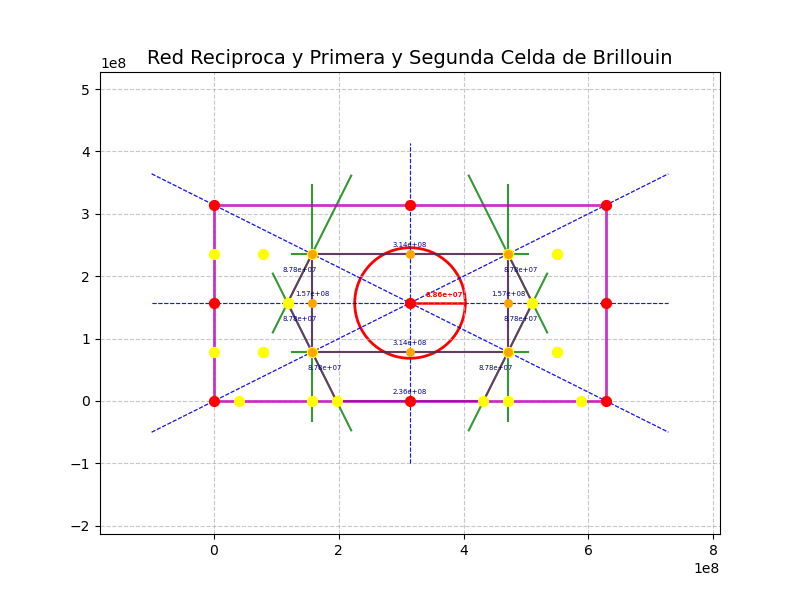

Reproduce this figure in Python.
import matplotlib.pyplot as plt
import matplotlib.patches as patches
import numpy as np
from decimal import Decimal
import os

os.system('clear')

class Point:
    def __init__(self, x: Decimal, y: Decimal) -> None:
        self.x = x
        self.y = y

    def __eq__(self, other) -> bool:
        if not isinstance(other, Point):
            raise TypeError(f"unsupported operand type(s) for ==: 'Point' and '{other.__class__.__name__}'")
        return (self.x == other.x) and (self.y == other.y)

    def __add__(self, other):
        if not isinstance(other, Point):
            raise TypeError(f"unsupported operand type(s) for +:'Point' and '{other.__class__.__name__}'")
        return Point(self.x + other.x, self.y + other.y)
    
    def __truediv__(self, other):
        return Point(self.x / other, self.y / other)

    def __div__(self, other):
        return Point(self.x / other, self.y / other)
    
    def __sub__(self, other):
        if not isinstance(other, Point):
            raise TypeError(f"unsupported operand type(s) for +:'Point' and '{other.__class__.__name__}'")
        return Point(self.x - other.x, self.y - other.y)
    
    def __pow__(self, pow):
        return Point(self.x**pow , self.y**pow)

    def __hash__(self) -> int:
        return hash((self.x, self.y))

    def __lt__(self, other) -> bool:
        if not isinstance(other, Point):
            raise TypeError(f"unsupported operand type(s) for <:'Point' and '{other.__class__.__name__}'")
        return (self.x < other.x) and (self.y < other.y)

    def __gt__(self, other) -> bool:
        if not isinstance(other, Point):
            raise TypeError(f"unsupported operand type(s) for >:'Point' and '{other.__class__.__name__}'")
        return (self.x > other.x) and (self.y > other.y)

    def __le__(self, other) -> bool:
        if not isinstance(other, Point):
            raise TypeError(f"unsupported operand type(s) for <:'Point' and '{other.__class__.__name__}'")
        return (self < other) or (self.x == other.x and self.y < other.y) or (self.y == other.y and self.x < other.x)

    def __ge__(self, other) -> bool:
        if not isinstance(other, Point):
            raise TypeError(f"unsupported operand type(s) for >:'Point' and '{other.__class__.__name__}'")
        return (self > other) or (self.x == other.x and self.y > other.y) or (self.y == other.y and self.x > other.x)

    def _sum(self) -> Decimal:
        return self.x + self.y
    
    def distance(self, other):
        if not isinstance(other, Point):
            raise TypeError(f"unsupported operand type(s) for +:'Point' and '{other.__class__.__name__}'")
        return ((other - self)**2)._sum().sqrt()

a1 = Decimal(2 * 1e-8)
a2 = Decimal(4 * 1e-8)
b1 = Decimal(2 * np.pi) / a1
b2 = Decimal(2 * np.pi) / a2

def pendiente(punto_1: Point, punto_2: Point) -> Decimal | None:
    if punto_1.x == punto_2.x:
        return None
    return (punto_2.y - punto_1.y)/(punto_2.x - punto_1.x)

def intercepto(punto: Point, pendiente: Decimal | None) -> Decimal:
    if pendiente is None:
        return punto.x
    return (punto.y - (pendiente * punto.x))

def punto_medio(punto_1: Point, punto_2: Point) -> Point:
    return (punto_1 + punto_2) / 2

def distancia(punto_1: Point, punto_2: Point) -> Decimal:
    return ((punto_2.x - punto_1.x)**2 + (punto_2.y - punto_1.y)**2).sqrt()

def inverso_pendiente(m: Decimal | None) -> Decimal | None:
    if m is None:
        return Decimal(0)
    if m == 0:
        return None
    return - (1 / m)

def interseccion_rectas(recta1, recta2):
    m1, b1 = recta1
    m2, b2 = recta2
    
    if m1 is None and m2 is None:
        return None
    
    if m1 is None:
        x = b1
        y = m2 * x + b2
        return Point(x, y)
    
    if m2 is None:
        x = b2
        y = m1 * x + b1
        return Point(x, y)
    
    if m1 == m2:
        return None
    
    x = (b2 - b1) / (m1 - m2)
    y = m1 * x + b1
    return Point(x, y)

plano = [Point(b1 * a, b2 * b) for a in range(3) for b in range(3)]
objetivo = Point(b1, b2)
puntos = [p for p in plano if p != objetivo]

# Fermi
radius = Decimal(np.sqrt(np.pi / 4) * 10**8)

pendientes = [pendiente(p, objetivo) for p in puntos]
interceptos = [intercepto(objetivo, m) for m in pendientes]
rectas = list(zip(pendientes, interceptos))

puntos_medios = [punto_medio(p, objetivo) for p in puntos]
pendientes_medios = [inverso_pendiente(m) for m in pendientes]
interceptos_medios = [intercepto(p, m) for p, m in zip(puntos_medios, pendientes_medios)]
rectas_perpendiculares = list(zip(pendientes_medios, interceptos_medios))

conexiones_esquinas = [
    (plano[0], plano[2]),
    (plano[0], plano[6]),
    (plano[2], plano[8]),
    (plano[6], plano[8])
]
pendientes_esquinas = [pendiente(p1, p2) for p1, p2 in conexiones_esquinas]
interceptos_esquinas = [intercepto(p[0], m) for p, m in zip(conexiones_esquinas, pendientes_esquinas)]
rectas_esquinas = list(zip(pendientes_esquinas, interceptos_esquinas))


x, y = zip(*[(float(point.x), float(point.y)) for point in plano])

x_min, x_max = min(x), max(x)
y_min, y_max = min(y), max(y)

intersecciones = set(interseccion_rectas(p1, p2) for p1 in rectas_perpendiculares for p2 in rectas_perpendiculares)
intersecciones = intersecciones.union(set(interseccion_rectas(p1, p2) for p1 in rectas_perpendiculares for p2 in rectas_esquinas))
clean_intersecciones = [p for p in intersecciones if (p is not None) and Point(x_min, y_min) <= p and Point(x_max, y_max) >= p]

x_interseccion = [float(point.x) for point in clean_intersecciones]
y_interseccion = [float(point.y) for point in clean_intersecciones]

plt.figure(figsize=(8, 6))
plt.scatter(x, y, color='red', s=50, zorder=5)


for m, b in rectas:
    if m is None:
        x_val = float(b)
        y_vals = np.linspace(y_min - 1e8, y_max + 1e8, 100)
        x_vals = np.full_like(y_vals, x_val)
        plt.plot(x_vals, y_vals, 'b--', linewidth=0.8, alpha=0.7)
    else:
        x_vals = np.linspace(x_min - 1e8, x_max + 1e8, 100)
        y_vals = float(m) * x_vals + float(b)
        plt.plot(x_vals, y_vals, 'b--', linewidth=0.8, alpha=0.7)

distancias = [p.distance(objetivo) for p in puntos]

for i, (m, b) in enumerate(rectas_perpendiculares):
    punto_medio_actual = puntos_medios[i]
    pm_x = float(punto_medio_actual.x)
    pm_y = float(punto_medio_actual.y)
    
    if m is None:
        longitud_perp = float(min(distancias)) * 1.2
        x_vals = [pm_x, pm_x]
        y_vals = [pm_y - longitud_perp, pm_y + longitud_perp]
        plt.plot(x_vals, y_vals, 'g-', linewidth=1.5, alpha=0.8, label='Rectas perpendiculares' if i == 0 else "")
    elif m == 0:
        longitud_perp = float(min(distancias)) * 1.2
        x_vals = np.linspace(pm_x - longitud_perp, pm_x + longitud_perp, 10)
        y_vals = float(m) * x_vals + float(b)
        plt.plot(x_vals, y_vals, 'g-', linewidth=1.5, alpha=0.8, label='Rectas perpendiculares' if i == 0 else "")
    elif abs(float(m)) < 1e10:
        longitud_perp = float(min(distancias)) * 0.4
        x_vals = np.linspace(pm_x - longitud_perp, pm_x + longitud_perp, 10)
        y_vals = float(m) * x_vals + float(b)
        plt.plot(x_vals, y_vals, 'g-', linewidth=1.5, alpha=0.8, label='Rectas perpendiculares' if i == 0 else "")
    else:
        longitud_perp = float(min(distancias)) * 1
        x_vals = [pm_x, pm_x]
        y_vals = [pm_y - longitud_perp, pm_y + longitud_perp]
        plt.plot(x_vals, y_vals, 'g-', linewidth=1.5, alpha=0.8, label='Rectas perpendiculares' if i == 0 else "")
    
    plt.scatter(pm_x, pm_y, color='orange', s=30, zorder=6, marker='o')

for i, (m, b) in enumerate(rectas_esquinas):
    if m is None:
        x_val = float(b)
        y_vals = np.linspace(y_min, y_max, 100)
        x_vals = np.full_like(y_vals, x_val)
        plt.plot(x_vals, y_vals, 'm-', linewidth=2, alpha=0.8, label='Bordes del plano' if i == 0 else "")
    else:
        x_vals = np.linspace(x_min, x_max, 100)
        y_vals = float(m) * x_vals + float(b)
        plt.plot(x_vals, y_vals, 'm-', linewidth=2, alpha=0.8, label='Bordes del plano' if i == 0 else "")

distancias_intersecciones = []
for (i, j) in [(6, 17), (17, 23), (23, 15), (15,20), (20, 17), (6, 20), (23, 10), (10, 15), (20, 13), (15, 18), (13, 18)]:
    p1 = clean_intersecciones[i]
    p2 = clean_intersecciones[j]
    dist = p1.distance(p2)
    distancias_intersecciones.append((p1, p2, dist))

# Dibujar las líneas de distancia
for p1, p2, dist in distancias_intersecciones:
    plt.plot([float(p1.x), float(p2.x)], 
             [float(p1.y), float(p2.y)], 
             'purple', linewidth=1.5, alpha=0.6)

    # Añadir etiqueta con la distancia
    medios = punto_medio(p1, p2)
    plt.annotate(f'{float(dist):.2e}', 
                 (float(medios.x), float(medios.y)),
                 textcoords="offset points",
                 xytext=(0,5),
                 ha='center',
                 fontsize=5,
                 color='darkblue')

plt.scatter(x_interseccion, y_interseccion, color='yellow', s=50, zorder=5)

circulo = patches.Circle((float(objetivo.x), float(objetivo.y)), float(radius), 
                     fill=False, color='red', linewidth=2, label='Círculo radio Fermi')
plt.gca().add_patch(circulo)

angulo = 0
punto_circunferencia = Point(
    objetivo.x + radius * Decimal(np.cos(angulo)),
    objetivo.y + radius * Decimal(np.sin(angulo))
)

# Dibujar la recta desde el centro hasta el punto en la circunferencia
plt.plot([float(objetivo.x), float(punto_circunferencia.x)], 
         [float(objetivo.y), float(punto_circunferencia.y)], 
         'r-', linewidth=2, alpha=0.8, label='Radio')

punto_medio_radio = punto_medio(objetivo, punto_circunferencia)

plt.annotate(f'{float(radius):.2e}', 
             (float(punto_medio_radio.x), float(punto_medio_radio.y)),
             textcoords="offset points",
             xytext=(5,4),
             ha='center',
             fontsize=5,
             color='red',
             weight='bold')

plt.axis("equal")
plt.xlabel('', fontsize=12)
plt.ylabel('', fontsize=12)
plt.title('Red Reciproca y Primera y Segunda Celda de Brillouin', fontsize=14)
plt.grid(True, linestyle='--', alpha=0.7)
plt.margins(0.1)

plt.savefig("punto_1_c.png")
